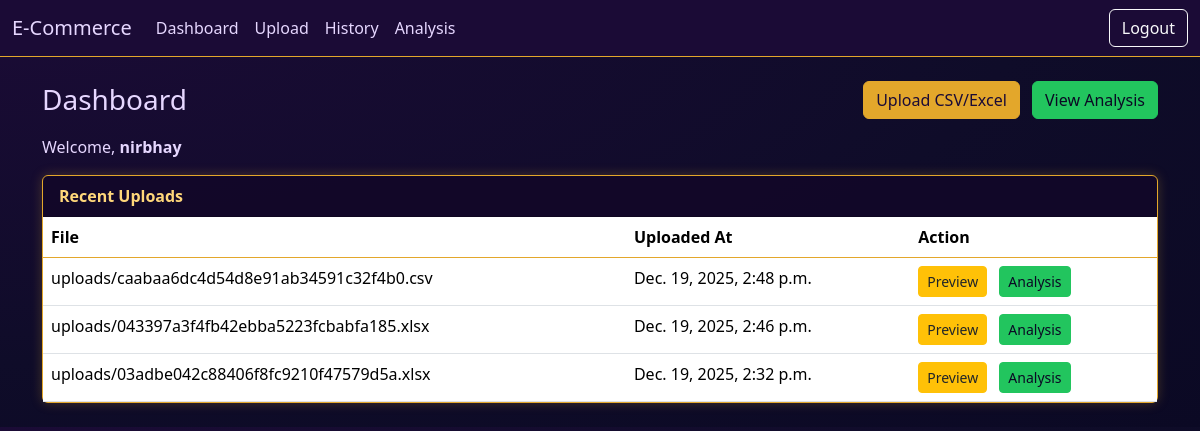
/dashboard/ (signed in), run on the app's committed database.
### upload_data/models.py (models this page shows)
class UploadRecord(models.Model):
    user = models.ForeignKey(User, on_delete=models.CASCADE)
    file = models.FileField(upload_to=upload_to)
    uploaded_at = models.DateTimeField(auto_now_add=True)

### core/views.py (the view)
# urls.py: path('dashboard/', analysis_dashboard, name='analysis_dashboard'),
@login_required
def dashboard(request: HttpRequest) -> HttpResponse:
    recent_uploads = []
    for r in UploadRecord.objects.filter(user=request.user).order_by('-uploaded_at')[:10]:
        recent_uploads.append({'name': r.file.name, 'uploaded_at': r.uploaded_at, 'source': 'new', 'id': r.id})
    for r in Upload.objects.filter(user=request.user).order_by('-uploaded_at')[:10]:
        recent_uploads.append({'name': r.file.name, 'uploaded_at': r.uploaded_at, 'source': 'legacy', 'id': r.id})
    recent_uploads = sorted(recent_uploads, key=lambda x: x['uploaded_at'], reverse=True)[:10]
    profile = getattr(request.user, 'store_profile', None)
    store_name = getattr(profile, 'store_name', '')
    return render(request, 'core/dashboard.html', {'user': request.user, 'recent_uploads': recent_uploads, 'store_name': store_name})

### core/context_processors.py (called while the page is built)
def store_context(request):
    store_name = ''
    if getattr(request, 'user', None) and request.user.is_authenticated:
        try:
            sp = request.user.store_profile
            store_name = getattr(sp, 'store_name', '')
        except StoreProfile.DoesNotExist:
            store_name = ''
    return {'store_name': store_name}

### core/templates/core/dashboard.html (shortened to what this page needs)
{% extends 'base.html' %}
{% block content %}
    <div class="d-flex justify-content-between align-items-center mb-3">
      <h1 class="h3 mb-0">Dashboard</h1>
      <div>
        <a class="btn btn-primary" href="{% url 'upload_sales' %}">Upload CSV/Excel</a>
        <a class="btn btn-success ms-2" href="{% url 'analysis_dashboard' %}">View Analysis</a>
      </div>
    </div>
    <p>Welcome, <strong>{{ user.username }}</strong>{% if store_name %} — Store: <span class="badge bg-primary">{{ store_name }}</span>{% endif %}</p>
    <div class="card">
      <div class="card-header">Recent Uploads</div>
      <div class="card-body p-0">
        <table class="table mb-0">
          <thead>
            <tr>
              <th>File</th>
              <th>Uploaded At</th>
              <th>Action</th>
            </tr>
          </thead>
          <tbody>
            {% for u in recent_uploads %}
            <tr>
              <td>{{ u.name }}</td>
              <td>{{ u.uploaded_at }}</td>
              <td>
                <a class="btn btn-sm btn-warning text-dark me-2" href="{% url 'view_upload' u.source u.id %}">Preview</a>
                <a class="btn btn-sm btn-success" href="{% url 'analysis_dashboard' %}?source={{ u.source }}&id={{ u.id }}">Analysis</a>
              </td>
            </tr>
            {% empty %}
            <tr>
              <td colspan="3" class="text-muted">No uploads yet.</td>
            </tr>
            {% endfor %}
          </tbody>
        </table>
      </div>
    </div>
{% endblock %}

### core/templates/base.html (style rules this page uses)
:root { --brand-bg: #1b0b36; --brand-bg-2: #0f0c29; --brand-text: #e6d7ff; --brand-accent: #e3a72b; --brand-success: #22c55e; --brand-muted: #2a1a4b; }
body.bg-light { background: radial-gradient(ellipse at top left, var(--brand-bg) 0%, var(--brand-bg-2) 60%, #0b0924 100%) !important; color: var(--brand-text); }
.btn-primary { background-color: var(--brand-accent); border-color: var(--brand-accent); color: #1b0b36; }
.btn-success { background-color: var(--brand-success); border-color: var(--brand-success); color: #0b0924; }
.card { background-color: rgba(18, 7, 41, 0.9); color: var(--brand-text); border: 1px solid var(--brand-accent); box-shadow: 0 0 12px rgba(227, 167, 43, 0.25); }
.card-header { background: transparent; color: #ffd77a; font-weight: 600; }
.table { color: var(--brand-text); }
.table thead th { border-bottom-color: var(--brand-accent); }

### data on the page
UploadRecord: name "uploads/caabaa6dc4d54d8e91ab34591c32f4b0.csv", uploaded_at "Dec. 19, 2025, 2:48 p.m."
UploadRecord: name "uploads/043397a3f4fb42ebba5223fcbabfa185.xlsx", uploaded_at "Dec. 19, 2025, 2:46 p.m."
UploadRecord: name "uploads/03adbe042c88406f8fc9210f47579d5a.xlsx", uploaded_at "Dec. 19, 2025, 2:32 p.m."

### other printed values
{{ user.username }} "nirbhay"
